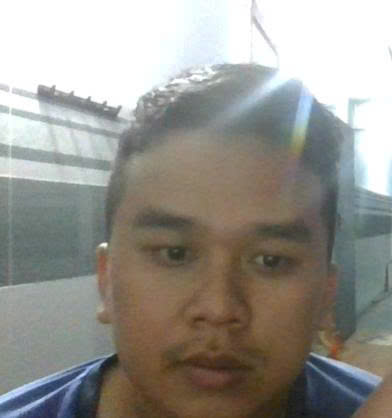
#> input picture nguoi_la_10.jpg, 392 x 418 px
$ python 1_preprocess_images.py
#> lines starting #> are read from the running program, lines starting #| are printed output that depends on the picture
import cv2
import os
import numpy as np

# --- 1. CẤU HÌNH ĐƯỜNG DẪN VÀ THÔNG SỐ ---
# Đường dẫn ảnh gốc bạn vừa tìm được
INPUT_IMAGE = "nguoi_la_10.jpg"
#INPUT_IMAGE = "nhan_vien_3.jpg"

# Thư mục để lưu ảnh "thô" sau khi xử lý
#OUTPUT_DIR = "dataset/nhan_vien_1/truc_dien/"
OUTPUT_DIR = "dataset/nguoi_la/"
# Kích thước ảnh thô cuối cùng (ví dụ: 64x64 pixel)
IMAGE_SIZE = (64, 64)

# Số lượng ảnh chúng ta muốn tạo ra từ Data Augmentation (Tăng cường dữ liệu)
DESIRED_COUNT = 30

# Load bộ phân loại khuôn mặt mặc định của OpenCV (không phải AI train sẵn)
face_cascade = cv2.CascadeClassifier(cv2.data.haarcascades + 'haarcascade_frontalface_default.xml')

# --- 2. TẠO THƯ MỤC ĐẦU RA NẾU CHƯA CÓ ---
if not os.path.exists(OUTPUT_DIR):
    os.makedirs(OUTPUT_DIR)
    print(f" Đã tạo thư mục lưu trữ: {OUTPUT_DIR}")

# --- 3. TIỀN XỬ LÝ: CẮT, CHUYỂN XÁM, RESIZE ---
print(" Đang đọc ảnh gốc và trích xuất khuôn mặt...")
# Đọc ảnh gốc
img = cv2.imread(INPUT_IMAGE)
#> img is the input picture: shape (418, 392, 3); mean B, G, R 143.1, 149.5, 151.8
# Chuyển ảnh màu sang ảnh xám (Grayscale)
gray_img = cv2.cvtColor(img, cv2.COLOR_BGR2GRAY)
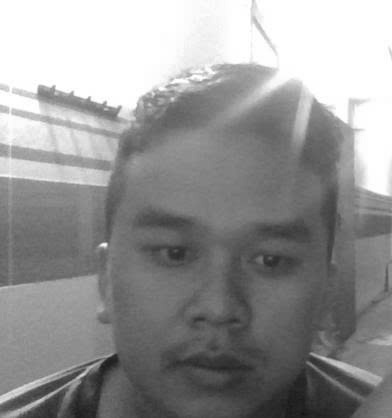
#> gray_img: shape (418, 392); min 18, max 255, mean 149.5

# Nhận diện các khuôn mặt trong ảnh
faces = face_cascade.detectMultiScale(gray_img, scaleFactor=1.1, minNeighbors=5, minSize=(30, 30))
#> faces = [[93, 158, 253, 253]]

if len(faces) == 0:
    print(" Lỗi: Không nhận diện được khuôn mặt nào trong ảnh gốc. Hãy kiểm tra lại ảnh.")
    exit()

print(f" Đã tìm thấy {len(faces)} khuôn mặt khác nhau.")
#|  Đã tìm thấy 1 khuôn mặt khác nhau.

# Trong bức ảnh ghép của bạn, chúng ta sẽ chỉ lấy 1 khuôn mặt NHÌN THẲNG đầu tiên để test.
# Chúng ta sẽ tìm khuôn mặt nằm ở phía trên bên trái nhất.
# Sắp xếp các khuôn mặt theo vị trí y (dòng) rồi x (cột)
sorted_faces = sorted(faces, key=lambda f: (f[1], f[0]))
#> sorted_faces = [[93, 158, 253, 253]]
(x, y, w, h) = sorted_faces[0] # Lấy khuôn mặt đầu tiên (góc trên bên trái)
#> x = 93; y = 158; w = 253; h = 253

# Cắt ảnh lấy đúng khuôn mặt
face_roi = gray_img[y:y+h, x:x+w]
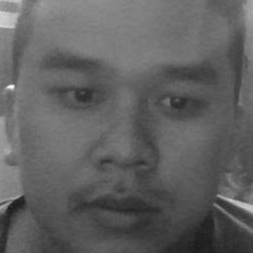
#> face_roi: shape (253, 253); min 26, max 253, mean 96.5

# Đồng nhất kích thước về 64x64
final_base_face = cv2.resize(face_roi, IMAGE_SIZE)

# Lưu khuôn mặt gốc làm ảnh thô đầu tiên
cv2.imwrite(os.path.join(OUTPUT_DIR, "face_original.jpg"), final_base_face)
print(f" Đã lưu khuôn mặt 'gốc' đầu tiên vào: {OUTPUT_DIR}/face_original.jpg")


# --- 4. TĂNG CƯỜNG DỮ LIỆU (DATA AUGMENTATION) ---
print(f" Đang tạo thêm {DESIRED_COUNT-1} ảnh khác nhau bằng kỹ thuật Data Augmentation...")

count = 1
while count < DESIRED_COUNT:
    # --- Biến thể 1: Xoay ảnh (Rotation) ---
    angle = np.random.uniform(-15, 15) # Xoay ngẫu nhiên từ -15 đến +15 độ
    M = cv2.getRotationMatrix2D((IMAGE_SIZE[0] / 2, IMAGE_SIZE[1] / 2), angle, 1)
    rotated_img = cv2.warpAffine(final_base_face, M, IMAGE_SIZE)

    # --- Biến thể 2: Thay đổi độ sáng ngẫu nhiên (Brightness) ---
    # Mình thu hẹp khoảng sáng/tối lại một chút (0.7 đến 1.3) để mặt không bị cháy sáng
    brightness_factor = np.random.uniform(0.7, 1.3)
    brightened_img = cv2.convertScaleAbs(rotated_img, alpha=brightness_factor, beta=0)

    # --- Biến thể 3: Thêm nhiễu ngẫu nhiên chuẩn xác (Noise) ---
    # Tạo nhiễu và cộng vào ảnh dưới dạng số thực (float) để không bị lỗi số âm
    noise = np.random.normal(0, 8, brightened_img.shape)
    noisy_img = brightened_img.astype(np.float32) + noise

    # Chốt các giá trị lại trong khoảng 0-255 (chuẩn của ảnh) rồi mới xuất ra
    final_img = np.clip(noisy_img, 0, 255).astype(np.uint8)

    # Lưu ảnh biến thể mới
    filename = f"face_aug_{count}.jpg"
    cv2.imwrite(os.path.join(OUTPUT_DIR, filename), final_img)

    count += 1
#> this loop made 29 passes
#> pass 1, `rotated_img = cv2.warpAffine(final_base_face, M, IMAGE_SIZE)`:
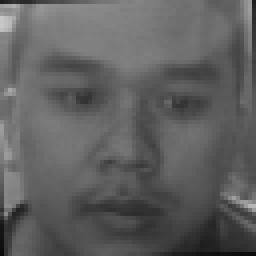
#> rotated_img: shape (64, 64) (shown 4 times larger); min 10, max 199, mean 95.1
#> pass 1, `noisy_img = brightened_img.astype(np.float32) + noise`:
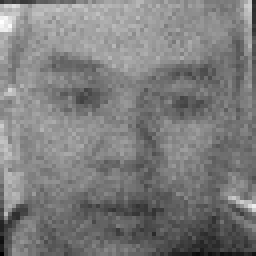
#> noisy_img: shape (64, 64) float64 (shown 4 times larger); min -6.85, max 226.2, mean 107.1; drawn with min black and max white
#> pass 1, `final_img = np.clip(noisy_img, 0, 255).astype(np.uint8)`:
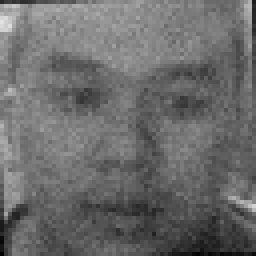
#> final_img: shape (64, 64) (shown 4 times larger); min 0, max 226, mean 106.6
#> after the loop:
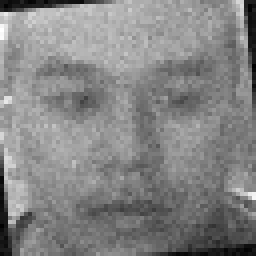
#> noisy_img: shape (64, 64) float64 (shown 4 times larger); min -17.63, max 218.3, mean 105.2; drawn with min black and max white
#> after the loop:
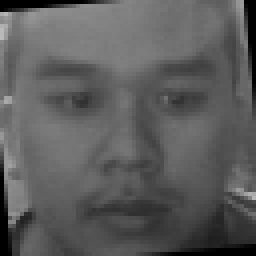
#> rotated_img: shape (64, 64) (shown 4 times larger); min 0, max 186, mean 91.6
#> after the loop, count = 30


print(f" Hoàn tất! Bạn có thể kiểm tra thư mục {OUTPUT_DIR} để thấy 30 tấm ảnh thô đã sẵn sàng.")
#|  Hoàn tất! Bạn có thể kiểm tra thư mục dataset/nguoi_la/ để thấy 30 tấm ảnh thô đã sẵn sàng.

$ run again, with nhan_vien_3.jpg copied over nguoi_la_10.jpg
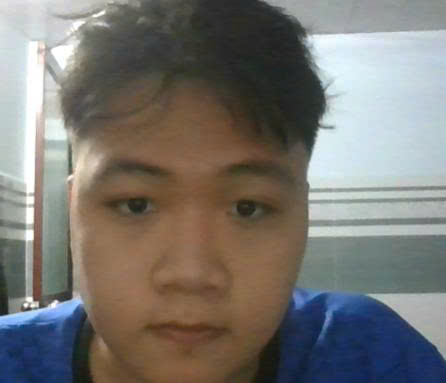
#> input picture nhan_vien_3.jpg, 446 x 383 px
#> img is the input picture: shape (383, 446, 3); mean B, G, R 113.7, 118.2, 121
#> `gray_img = cv2.cvtColor(img, cv2.COLOR_BGR2GRAY)`:
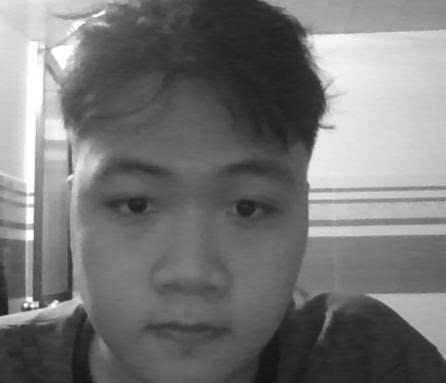
#> gray_img: shape (383, 446); min 20, max 255, mean 118.5
#> faces = [[57, 110, 264, 264]]
#|  Đã tìm thấy 1 khuôn mặt khác nhau.
#> x = 57; y = 110; w = 264
#> after the loop `while count < DESIRED_COUNT:`:
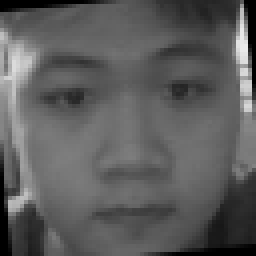
#> rotated_img: shape (64, 64) (shown 4 times larger); min 0, max 233, mean 91.9
#> after the loop `while count < DESIRED_COUNT:`: count = 30
#|  Hoàn tất! Bạn có thể kiểm tra thư mục dataset/nguoi_la/ để thấy 30 tấm ảnh thô đã sẵn sàng.

$ run again, with nguoi_la_1.jpg copied over nguoi_la_10.jpg
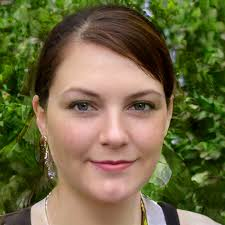
#> input picture nguoi_la_1.jpg, 225 x 225 px
#> img is the input picture: shape (225, 225, 3); mean B, G, R 67.1, 103.8, 110.5
#> `gray_img = cv2.cvtColor(img, cv2.COLOR_BGR2GRAY)`:
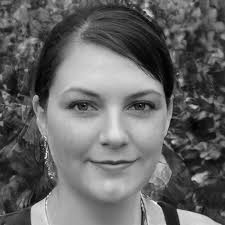
#> gray_img: shape (225, 225); min 1, max 253, mean 101.7
#> faces = [[34, 47, 152, 152]]
#|  Đã tìm thấy 1 khuôn mặt khác nhau.
#> x = 34; y = 47; w = 152
#> after the loop `while count < DESIRED_COUNT:`:
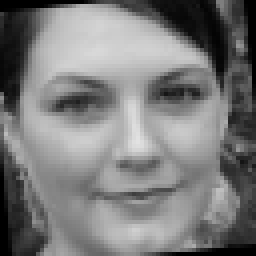
#> rotated_img: shape (64, 64) (shown 4 times larger); min 0, max 226, mean 122.7
#> after the loop `while count < DESIRED_COUNT:`: count = 30
#|  Hoàn tất! Bạn có thể kiểm tra thư mục dataset/nguoi_la/ để thấy 30 tấm ảnh thô đã sẵn sàng.

$ run again, with nguoi_la_2.jpg copied over nguoi_la_10.jpg
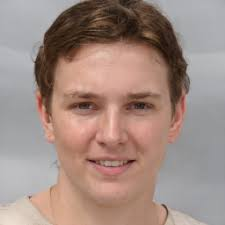
#> input picture nguoi_la_2.jpg, 225 x 225 px
#> img is the input picture: shape (225, 225, 3); mean B, G, R 130.3, 138.7, 161
#> faces = [[34, 45, 153, 153]]
#|  Đã tìm thấy 1 khuôn mặt khác nhau.
#> x = 34; y = 45; w = 153
#> after the loop `while count < DESIRED_COUNT:`:
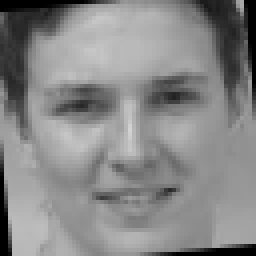
#> rotated_img: shape (64, 64) (shown 4 times larger); min 0, max 211, mean 134.8
#> after the loop `while count < DESIRED_COUNT:`: count = 30
#|  Hoàn tất! Bạn có thể kiểm tra thư mục dataset/nguoi_la/ để thấy 30 tấm ảnh thô đã sẵn sàng.
